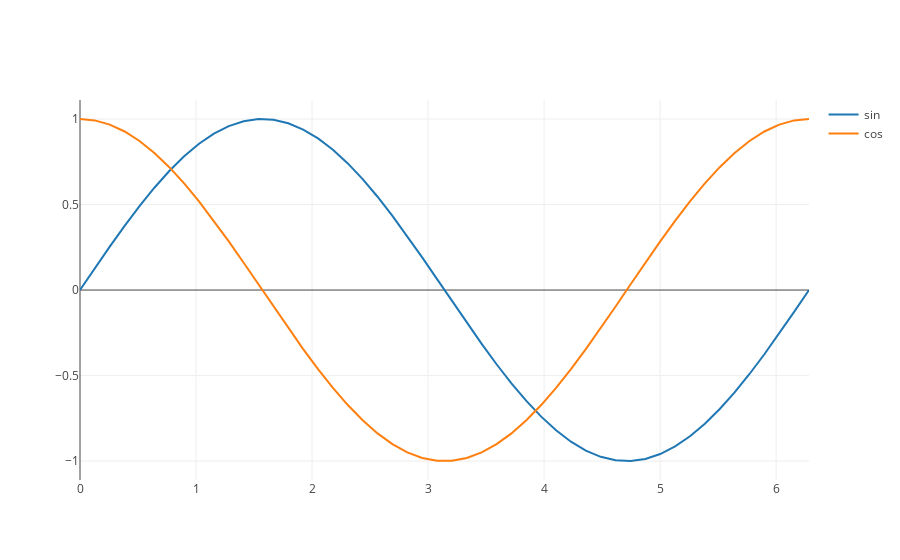

Notebook source saved alongside this figure:
### Code cell
x = np.linspace(0, 2*math.pi)

sin_trace = go.Scatter(x = x, y = np.sin(x), name= "sin")
cos_trace = go.Scatter(x = x, y = np.cos(x), name= "cos")

iplot([sin_trace, cos_trace], filename='basic-line')
